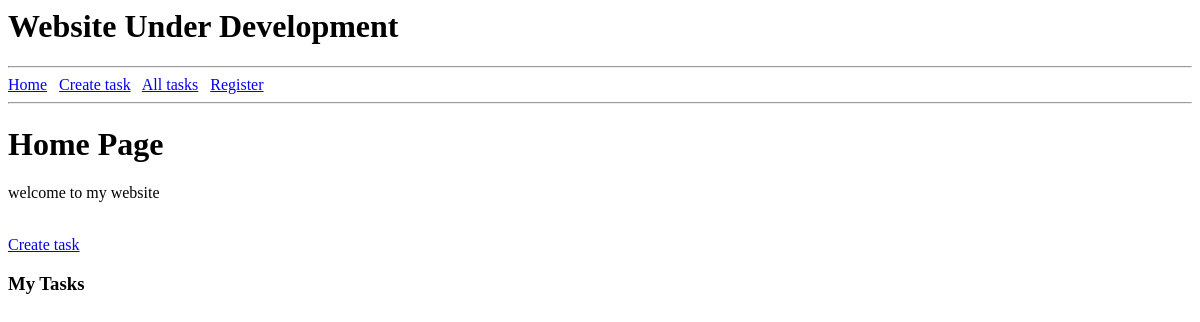
The app's page /all-tasks, older data.
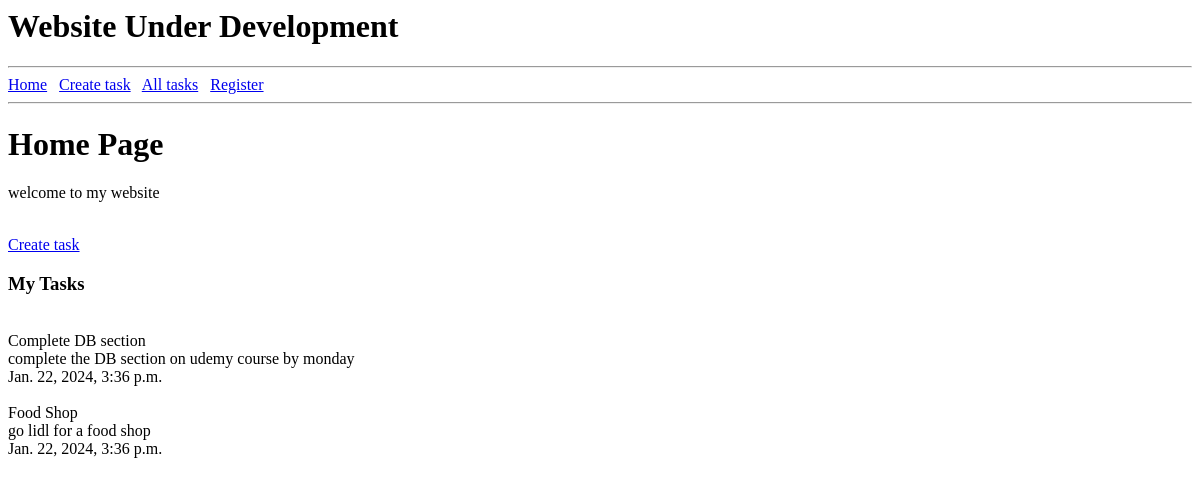
The same page, newer data.
### crm/models.py (models this page shows)
class Task(models.Model):
    title = models.CharField(max_length=50)
    description = models.TextField(max_length=1000)
    created = models.DateTimeField(auto_now_add=True)

### crm/views.py (the view)
# urls.py: path('all-tasks', views.all_tasks, name="all-tasks"),
def all_tasks(request):
    query_data_all = Task.objects.all()
    context = { 'allTasks' : query_data_all }
    return render(request, 'crm/all-tasks.html', context)

### crm/templates/crm/all-tasks.html (shortened to what this page needs)
{% extends "crm/base.html" %}
    {% block content %}
        <h1>Home Page</h1>
        <p>welcome to my website</p>
        <br>
        <a href="{% url 'create-task' %}">Create task</a>
        <br>
        <h3>My Tasks</h3>
        {% for task in allTasks %}
            <br>
                {{ task.title }}
            <br>
                {{ task.description }}
            <br>
                {{ task.created }}
            <br>
        {% endfor %}
    {% endblock %}

Row changes from the older to the newer data that the page shows:
added Task: title "Complete DB section", description "complete the DB section on udemy course by monday", created "Jan. 22, 2024, 3:36 p.m."
added Task: title "Food Shop", description "go lidl for a food shop", created "Jan. 22, 2024, 3:36 p.m."
